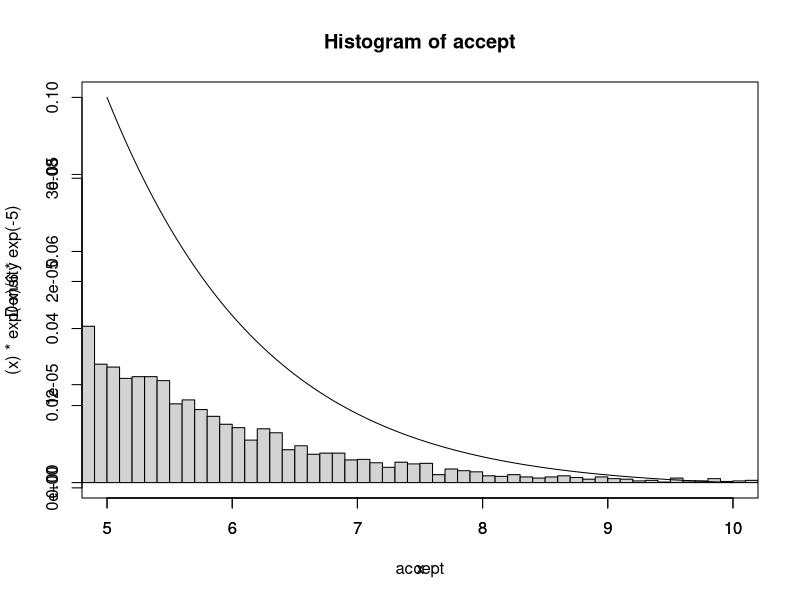

Recreate this plot in R.
# Title     : TODO
# Objective : TODO
# Created by: lyh
# Created on: 2020/9/30

               #复合法抽样
#select=function (){
#  u1=runif(1)
#  u2=runif(1)
#  x=0
#  if(u1<0.5){
#    x=floor(10*u2)+1
#  }
#  else{
#    x=floor(5*u2)+6
#  }
#  return(x)
#}
#array=c()
#for (i in 1:10000){
#  array[i]=select()
#}


#指数分布，两次事件发生的时间间隔的概率
#泊松分布，估计单位时间内，事件发生次数的概率


#function (lamda,U){
#  x=c()
#  f=lamda*exp(-lamda*x)
#  F=1-exp(-lamda*x)
#
#  X=(-1/lamda)*ln(U)
#}
#curve(0.5*exp(-0.5*x),0,10,ylim=c(0,1),col="green")
#par(new=T)
#curve(1-exp(-0.5*x),0,10,ylim=c(0,1))
#par(new=T)
#hist(-2*log(runif(100000)),freq = F,xlim = c(0,10),ylim=c(0,1),breaks = 100)
#x=runif(10000)
                             #课堂作业
#curve(exp(x)/(exp(1)-1),0,1,col="red")
#par(new=T)
#hist(log((exp(1)-1)*runif(10000)+1),freq = F,xlim = c(0,1),ylim=c(0,2))
                       #舍取法抽样
#u1=runif(10000)
#u2=runif(10000)
#k=sqrt(pi)
#y=(-3/2)*log(u1)
#c=(3^1.5)/(2*pi*exp(1))^0.5
#accept=y[u2<=(k*(y^0.5)*exp(-y)/(c*(2/3))*exp(-2*y/3))]
#hist(accept,breaks = seq(0,100,0.2),xlim = c(0,10),freq = F)
#par(new=T)
#plot(10*u1,((10*u1)^0.5)*exp(-u1*10)*2/sqrt(pi))

                        #课堂作业2
u1=runif(100000)
u2=runif(100000)
y=(-2)*log(u1)
#c=(2/3)*exp(3/2)
#accept=y[u2<=(((y*exp(-y))/6*exp(-5))/( (2/3)*exp(3/2)*(1/2)*exp((5-y)/2)))]
accept=y[u2<=((y/2)*exp(1-y/2))]
hist(accept,breaks = 100,xlim = c(5,10),ylim = c(0,0.1) ,freq = F)
par(new=T)
curve((x)*exp(-x)/6*exp(-5),xlim = c(5,10))
